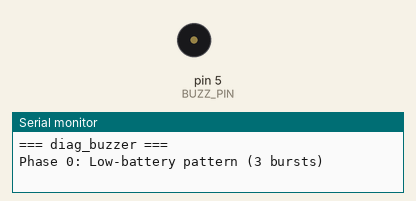
Bench run of a sketch on a simulated Arduino Uno, built with avr-gcc and run on an emulated ATmega328P. On the bench: buzzer (waves = sounding), the last lines printed to the serial monitor.

Above: at 1.3 s.
At 4.65 s:
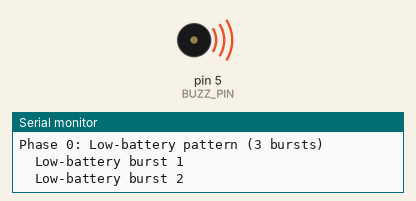
Timing chart, 0 to 7.0 s (numbered marks = the images above):
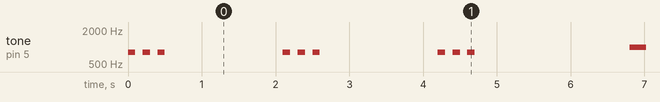

Measured:
- by itself, tone on pin 5 (BUZZ_PIN): plays 800 Hz for 0.10 s, 800 Hz for 0.10 s, 800 Hz for 0.10 s, 800 Hz for 0.10 s, 800 Hz for 0.10 s, 800 Hz for 0.10 s … (146 notes in this stretch)

The sketch:

diag_buzzer.ino
```cpp
/*
 * diag_buzzer.ino
 *
 * Hardware required: passive buzzer on GPIO 5 (BUZZ_PIN).
 *
 * Exercises both buzzer patterns from sepsorMain so you can verify tone,
 * timing, and the non-blocking state machine. Runs each pattern 3 times
 * then switches. Serial output annotates each phase.
 *
 * Low-battery pattern  (sepsorMain updateLowBattery):
 *   3 × 100 ms beep at 800 Hz, 100 ms gaps, 1500 ms rest = 2000 ms total.
 *
 * Sepsis-warning pattern (sepsorMain playSepsisWarning — blocking in main,
 *   reproduced here non-blocking for demo):
 *   1000 ms on at 1000 Hz, 500 ms off = 1500 ms total cycle.
 */

const uint8_t BUZZ_PIN = 5;

// ── low-battery state machine (verbatim from sepsorMain) ─────────────────────
enum BuzzState { BUZZ_IDLE, BUZZ_ON, BUZZ_GAP, BUZZ_REST };
BuzzState     buzzState      = BUZZ_IDLE;
uint8_t       buzzBeepCount  = 0;
unsigned long buzzPhaseStart = 0;

void updateLowBattery() {
  unsigned long curr = millis();
  switch (buzzState) {
    case BUZZ_IDLE:
      tone(BUZZ_PIN, 800);
      buzzBeepCount  = 1;
      buzzPhaseStart = curr;
      buzzState      = BUZZ_ON;
      break;
    case BUZZ_ON:
      if (curr - buzzPhaseStart >= 100) {
        noTone(BUZZ_PIN);
        buzzPhaseStart = curr;
        buzzState      = BUZZ_GAP;
      }
      break;
    case BUZZ_GAP:
      if (curr - buzzPhaseStart >= 100) {
        if (buzzBeepCount < 3) {
          tone(BUZZ_PIN, 800);
          buzzBeepCount++;
          buzzPhaseStart = curr;
          buzzState      = BUZZ_ON;
        } else {
          buzzPhaseStart = curr;
          buzzState      = BUZZ_REST;
        }
      }
      break;
    case BUZZ_REST:
      if (curr - buzzPhaseStart >= 1500) {
        buzzState = BUZZ_IDLE;
      }
      break;
  }
}

// ── demo sequencer ────────────────────────────────────────────────────────────
uint8_t       demoPhase     = 0; // 0 = low-battery, 1 = sepsis
uint8_t       cyclesDone    = 0;
bool          sepsisOn      = false;
unsigned long sepsisPhStart = 0;

void setup() {
  Serial.begin(115200);
  while (!Serial);
  Serial.println("=== diag_buzzer ===");
  Serial.println("Phase 0: Low-battery pattern (3 bursts)");
  pinMode(BUZZ_PIN, OUTPUT);
}

void loop() {
  if (demoPhase == 0) {
    bool wasIdle = (buzzState == BUZZ_IDLE);
    updateLowBattery();
    // Count completed bursts: IDLE→not-IDLE is the start of a burst;
    // track completion by catching the return to BUZZ_IDLE.
    static bool inBurst = false;
    if (!wasIdle && buzzState == BUZZ_IDLE) {
      cyclesDone++;
      inBurst = false;
      Serial.print("  Low-battery burst "); Serial.println(cyclesDone);
    } else if (wasIdle && buzzState != BUZZ_IDLE) {
      inBurst = true;
    }

    if (cyclesDone >= 3) {
      noTone(BUZZ_PIN);
      cyclesDone   = 0;
      demoPhase    = 1;
      sepsisOn     = false;
      sepsisPhStart = millis();
      Serial.println("\nPhase 1: Sepsis-warning pattern (3 cycles)");
    }

  } else {
    unsigned long curr = millis();
    if (!sepsisOn) {
      if (curr - sepsisPhStart >= 500) { // off period
        tone(BUZZ_PIN, 1000);
        sepsisOn      = true;
        sepsisPhStart = curr;
      }
    } else {
      if (curr - sepsisPhStart >= 1000) { // on period
        noTone(BUZZ_PIN);
        sepsisOn      = false;
        sepsisPhStart = curr;
        cyclesDone++;
        Serial.print("  Sepsis cycle "); Serial.println(cyclesDone);

        if (cyclesDone >= 3) {
          cyclesDone   = 0;
          demoPhase    = 0;
          buzzState    = BUZZ_IDLE;
          buzzBeepCount = 0;
          Serial.println("\nPhase 0: Low-battery pattern (3 bursts)");
        }
      }
    }
  }
}
```
